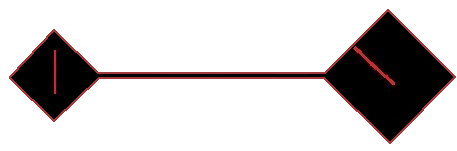
%> input picture codes_MATLAB/louvre/-2_modi.jpg, 457 x 151 px
$ octave level_b2_added_gate.m   (GNU Octave 9; MATLAB toolbox functions it lacks are replaced by stand-ins)
%> lines starting %> are read from the running program, lines starting %| are printed output that depends on the picture; in (x1, y1, x2, y2) boxes, pixels count from 0 and x2, y2 are one past the last pixel; in counts of white or black regions, pixels touching at a corner belong together; the program's own positions count from 1
### delete_wrong_people.m
function new_people_position = delete_wrong_people(map_pic,people_position,map_size)

    px = people_position(:,1);
    py = people_position(:,2);

    people_matrix = zeros(map_size);

    for i = 1:numel(px)
        people_matrix(px(i),py(i)) = 1;
    end

    people_matrix = (max(map_pic(:)) - map_pic) ./ max(map_pic(:)) .* people_matrix;


    new_people_position = [];
    for i=1:size(people_matrix,1)
        for j=1:size(people_matrix,2)
            if people_matrix(i,j) == 1
                new_people_position = [new_people_position;[i,j]]; %#ok<AGROW>
            end
        end
    end
end

### generate_fitness_matrix.m
function [fitness_matrix,gate_index_matrix] = generate_fitness_matrix(people_position,gate_position,map_size,radius,alpha)

    gate_x = gate_position(:,1);
    gate_y = gate_position(:,2);
    size_gate=size(gate_position);
    gate_number=size_gate(1);


    people_x = people_position(:,1);
    people_x(people_x<1) = 1;
    people_y = people_position(:,2);
    people_y(people_y<1) = 1;

    size_people = size(people_position);
    people_number = size_people(1);

    d_point_gate = zeros(map_size(1),map_size(2),gate_number);

    rho = cal_gate_people_density(gate_x,gate_y,gate_number, ...
        people_x,people_y,people_number, map_size,radius);

    [original_x,original_y] = meshgrid(1:map_size(2),1:map_size(1));
    for i=1:gate_number
        x = abs(original_x - gate_y(i));
        y = abs(original_y - gate_x(i));
        d_point_gate(:,:,i) = min(x,y) .* 2^0.5 + max(x,y) - min(x,y);
    end

    surface = ones(map_size(1),map_size(2),gate_number);
    %tic
    rho = reshape(rho,1,1,numel(rho)).*surface;
    fitness_matrix = alpha * rho + (1-alpha) * d_point_gate;

    for i = 1:gate_number
        new_fitness_matrix(i,:,:) = fitness_matrix(:,:,i); %#ok<AGROW>
    end
    %new_fitness_matrix(2,:,:) = fitness_matrix(:,:,2);
    %new_fitness_matrix(3,:,:) = fitness_matrix(:,:,3);
    %toc

    [min_fitness_matrix_rough,gate_index_matrix_rough] = min(new_fitness_matrix);
    gate_index_matrix = reshape(gate_index_matrix_rough,map_size);
    min_fitness_matrix = reshape(min_fitness_matrix_rough,map_size);

    fitness_matrix = min_fitness_matrix;
    % [6 lines of commented-out code are left out]

end

### cal_gate_people_density.m
function gate_people_density = cal_gate_people_density(gate_x,gate_y,...
    gate_number, people_x,people_y,people_number, map_size,radius)

    people_in=zeros(gate_number,1);
    for i=1:gate_number
        for j=1:people_number
            distance=cal_distance([gate_x(i),gate_y(i)],[people_x(j),people_y(j)]);
            if distance<=radius
                people_in(i) = people_in(i) + 1;
            end
        end
    end

    % [11 lines of commented-out code are left out]
    gate_people_density = people_in; %./ gate_in;

end

### generate_grid_people_map.m
function grid_people_map = generate_grid_people_map(people_position,map_size)
    px = people_position(:,1);
    py = people_position(:,2);
    people_number = numel(px);

    %people_number_vector =

    for i = 1:people_number
        people_number_vector(i) = sum(px==px(i)); %#ok<AGROW>
    end

    grid_people_map = zeros(map_size);
    for i = 1:people_number
        grid_people_map(px(i),py(i)) = people_number_vector(i);
    end
end

### update_people.m
function [people_position,velocity,alt_position] = update_people(gate_position,people_position,max_out_capacity,gate_scale,velocity,alt_position)

    gate_x = gate_position(:,1);
    gate_y = gate_position(:,2);
    people_x = people_position(:,1);
    people_y = people_position(:,2);
    people_number = numel(people_position(:,1));
    gate_number = numel(gate_x);

    for i=1:numel(gate_x)
        for j = 1:people_number
            distance(j,i) = cal_distance([gate_x(i),gate_y(i)],[people_x(j),people_y(j)]); %#ok<AGROW>
        end
    end

    [distance,min_index] = min(distance');

    distance = distance';
    min_index = min_index';
    %min_index是指“哪个门”

    [out_index,~] = find(distance<gate_scale);
    %out_index 是出去人的距离在distance里的索引,第几个人有可能出去
    gate_index = min_index(out_index);
    %这些人是从哪扇门出去的

    for i=1:gate_number
        if sum(gate_index==i)>max_out_capacity
            people_to_this_door_index = out_index(gate_index==i);
            cannot_out_index = choose(people_to_this_door_index,numel(people_to_this_door_index)-max_out_capacity);
            judge = ismember(out_index,cannot_out_index);
            out_index(judge) = [];
            gate_index(judge) = [];
        else

        end
    end


    ok_index = zeros(people_number,1);
    ok_index(out_index) = 1;
    ok_index=ok_index==1;

    people_position(ok_index(:),:) = [];
    velocity(ok_index(:,1),:) = [];
    alt_position(ok_index(:,1),:) = [];
end

### codes_MATLAB/generate_global_alt_diretion.m
function global_alt_direction = generate_global_alt_diretion(sight,people_position,fitness)
    people_number = numel(people_position(:,1));
    px = people_position(:,1);
    py = people_position(:,2);

    min_surr_fitness_vector = fitness;
    for i = 1:people_number
        for j=1:people_number
            dist = cal_distance([px(i),py(i)],[px(j),py(j)]);
            if dist <= sight
                if fitness(j) <= min_surr_fitness_vector(i)
                    min_surr_fitness_vector(i) = fitness(j);
                    process_global_alt_direction(i,:) = [px(j)-px(i),py(j)-py(i)]; %#ok<AGROW>
                end
            end
        end
    end


    %d_m = zeros(people_number,1);
    %global_alt_direction = [process_global_alt_direction(:,1),d_m,d_m,process_global_alt_direction(:,2),d_m,d_m,d_m,d_m];
    process_global_alt_direction(process_global_alt_direction~=0)...
                                    = process_global_alt_direction(process_global_alt_direction~=0)...
                                    ./ abs(process_global_alt_direction(process_global_alt_direction~=0));
    process_global_alt_direction = [process_global_alt_direction(:,1),zeros(people_number,2),process_global_alt_direction(:,2),zeros(people_number,4)];
    global_alt_direction = cal_global_direction(process_global_alt_direction);
end

### cal_fitness2.m
function fitness2 = cal_fitness2(fitness_matrix,people_position)
    px = people_position(:,1);
    py = people_position(:,2);

    fitness2 = fitness_matrix(sub2ind(size(fitness_matrix),px,py));
end

### codes_MATLAB/generate_alt_position.m
function alt_position = generate_alt_position(people_position, field_of_map, map_size)

    x = round(people_position(:,1));
    y = round(people_position(:,2));

    corr_points_value = cal_field_value(x,y,field_of_map);

    left_x = x-1;
    right_x = x+1;
    up_y = y+1;
    down_y = y-1;

    left_x(left_x<1) = 1;
    right_x(right_x>map_size(1)) = map_size(1);
    up_y(up_y>map_size(2)) = map_size(2);
    down_y(down_y<1) = 1;


    surr_plus(:,1) = cal_field_value(right_x,y,field_of_map);%1号位置
    surr_plus(:,2) = cal_field_value(x,down_y,field_of_map);%2号位置
    surr_plus(:,3) = cal_field_value(left_x,y,field_of_map);%3号位置
    surr_plus(:,4) = cal_field_value(x,up_y,field_of_map);%4号位置


    surr_x(:,1) = cal_field_value(right_x,up_y,field_of_map);%5号位置
    surr_x(:,2) = cal_field_value(right_x,down_y,field_of_map);%6号位置
    surr_x(:,3) = cal_field_value(left_x,down_y,field_of_map);%7号位置
    surr_x(:,4) = cal_field_value(left_x,up_y,field_of_map);%8号位置


    %建立numel(x)*8的矩阵，第二维（Boolean值）表示该方向是否能动，1为能
    alt_position = zeros(numel(x),8);

    alt_position(:,1) = surr_plus(:,1) - corr_points_value;%与自己的势能作差
    alt_position(:,2) = surr_plus(:,2) - corr_points_value;
    alt_position(:,3) = surr_plus(:,3) - corr_points_value;
    alt_position(:,4) = surr_plus(:,4) - corr_points_value;
    alt_position(:,5) = surr_x(:,1) - corr_points_value;
    alt_position(:,6) = surr_x(:,2) - corr_points_value;
    alt_position(:,7) = surr_x(:,3) - corr_points_value;
    alt_position(:,8) = surr_x(:,4) - corr_points_value;

    alt_position(alt_position>=0) = 0;
    alt_position = alt_position ./ min(alt_position')';
    alt_position(alt_position~=1)=0;

end

### generate_figure_contain_heat.m
function generate_figure_contain_heat(people_position,field_of_map,gate_index_matrix,...
                    gate_position,interval,map_size,color_set,...
                    people_number_matrix,grid_people_map,figure_name,iterated_times,level,is_finished)

    folders = {'C:\Users\10169\OneDrive - International Campus, Zhejiang University\桌面\b2\',...
               'C:\Users\10169\Desktop\b1\',...
               'C:\Users\10169\Desktop\0\',...
               'C:\Users\10169\Desktop\1\',...
               'C:\Users\10169\Desktop\2\'};
    level = level+3;

    px = people_position(:,1);
    py = people_position(:,2);

    %第一张散点图
    figure(1)
    image(field_of_map')

    hold on
    contour(field_of_map',10)
    colorbar
    hold on
    plot(gate_position(:,1),gate_position(:,2),'k.','markersize',15)
    people2which_gate = gate_index_matrix(sub2ind(map_size,px,py));
    for i=1:numel(gate_position(:,1))
        plot(px(people2which_gate==i), py(people2which_gate==i),'.','markersize',5,'color',color_set(i,:))
    end
    title('People position');
    %suptitle(figure_name)
    set(gcf,'unit','centimeters','position',[3 0 35 30]);


    if is_finished ==0
% [53 lines of commented-out code are left out]

        if mod(iterated_times,2) == 0
            saveas(gcf,[char(folders(level)),num2str(iterated_times),'_Population distribution','.jpg']);

            %第二张折线图，人数与时间的关系
            figure(2)
            plot([1:numel(people_number_matrix(:))]*interval,people_number_matrix) %#ok<NBRAK>
            title('The number of people with respect to time');
            xlabel('Time / s');
            ylabel('The number of people');
            %suptitle(figure_name)
            set(gcf,'unit','centimeters','position',[3 0 35 30]);
            axis([ -inf inf 0 10000]);
            save([char(folders(level)),num2str(4),'_The number of people','.txt'],'people_number_matrix','-ascii');
            saveas(gcf,[char(folders(level)),num2str(iterated_times),'_The number of people','.jpg']);

            %第三张密度图，每个格点人数
            figure(3)
            Len=64;
            %T = px;D = py; K = c(sub2ind(map_size,px,py));
            %X,Y,Z]=griddata(T,D,K,linspace(min(T),max(T),200)',linspace(min(D),max(D),200),'nearest');
            image(grid_people_map');
            cb=[linspace(0,1,Len)',zeros(Len,1),ones(Len,1)*.35];
            colorbar;
            set(gcf,'colormap',cb);

            title('Population density');
            %suptitle(figure_name)
            set(gcf,'unit','centimeters','position',[3 0 35 30]);
            saveas(gcf,[char(folders(level)),num2str(iterated_times),'_Population density','.jpg']);

        end


    elseif is_finished == 1

            saveas(gcf,[char(folders(level)),num2str(iterated_times),'_Population distribution','.jpg']);

            %第二张折线图，人数与时间的关系
            figure(2)
            plot([1:numel(people_number_matrix(:))]*interval,people_number_matrix) %#ok<NBRAK>
            title('The number of people with respect to time');
            xlabel('Time / s');
            ylabel('The number of people');
            %suptitle(figure_name)
            set(gcf,'unit','centimeters','position',[3 0 35 30]);
            save([char(folders(level)),num2str(4),'_The number of people','.txt'],'people_number_matrix','-ascii');
            axis([ -inf inf 0 10000]);

            saveas(gcf,[char(folders(level)),num2str(iterated_times),'_The number of people','.jpg']);

            %第三张密度图，每个格点人数
            figure(3)
            Len=64;
            %T = px;D = py; K = c(sub2ind(map_size,px,py));
            %X,Y,Z]=griddata(T,D,K,linspace(min(T),max(T),200)',linspace(min(D),max(D),200),'nearest');
            image(grid_people_map');
            cb=[linspace(0,1,Len)',zeros(Len,1),ones(Len,1)*.35];
            colorbar;
            set(gcf,'colormap',cb);

            title('Population density');
            %suptitle(figure_name)
            set(gcf,'unit','centimeters','position',[3 0 35 30]);
            saveas(gcf,[char(folders(level)),num2str(iterated_times),'_Population density','.jpg']);

    end


    %pause(interval)
    hold off
end

### codes_MATLAB/update_velocity.m
function velocity = update_velocity(fitness, people_position,...
                    alt_position, w, c1, c2, old_velocity, sight,max_velocity,interval)

    global_alt_direction = generate_global_alt_diretion(sight,people_position,fitness);


    people_number = numel(people_position(:,1));%计算人数

    velocity = w .* old_velocity + c1 .* rand(people_number, 8) .* alt_position...
               + c2 .* rand(people_number,8) .* global_alt_direction;

    max_velocity = max_velocity * interval / 0.5;

    speed = sum(abs(velocity).^2,2).^(1/2);
    speed(speed>max_velocity) = max_velocity;

    velocity = speed .* velocity ./ (sum(abs(velocity).^2,2).^(1/2));%速率乘速度方向
end

### cal_field_value.m
function field_value = cal_field_value(x_vector,y_vector,field_of_map)

    for i = 1:numel(x_vector)
        field_value(i) = field_of_map(x_vector(i),y_vector(i)); %#ok<AGROW>
    end
    field_value = field_value';

end

### level_b2_added_gate.m
clc
clear

map_of_level = imread('C:\Users\zkh\OneDrive - International Campus, Zhejiang University\桌面\louvre\-2_modi.jpg');
%> map_of_level is the input picture: size 151x457x3 uint8; mean R, G, B 204.9, 200.9, 200.9
map_of_level = double(rgb2gray(map_of_level));
%> map_of_level: size 151x457 double
map_of_level(map_of_level<150) = 0;
%> map_of_level: size 151x457 double; min 0, max 255, mean 198.6
map_of_level(map_of_level>150) = 200;
%> map_of_level: size 151x457 double; values 0 (black) and 200 (white), 77.9% white; 1 black region, box (x1, y1, x2, y2) and area: (9, 9, 456, 144) 15243

map_of_louvre = map_of_level';%生成卢浮宫地图
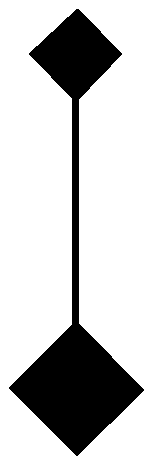
%> map_of_louvre: size 457x151 double; values 0 (black) and 200 (white), 77.9% white; 1 black region, box (x1, y1, x2, y2) and area: (9, 9, 144, 456) 15243

map_size = size(map_of_louvre);
%> map_size = [457 151]

level = -2;
figure_name = 'level b2';
route_matrix = [];
people_number_matrix = [];
iterate_times = 1;
alpha = 0.5;
c1=1.5;
c2=3;
max_velocity = 1 ;%meter per second
interval = 0.5 / max_velocity;
max_iterate_times = 300;
radius = 3;
max_out_capacity = 5;
gate_scale = 3;%格
sight = 30;%视野

%生成随机people
people_position = rand(12000,2);
people_position(:,1) = round(people_position(:,1)*map_size(1));
people_position(:,2) = round(people_position(:,2)*map_size(2));
people_position(people_position==0)=1;

people_position = delete_wrong_people(map_of_level',people_position,map_size);
%> after the loop in delete_wrong_people, `for i = 1:numel(px)`: people_matrix: size 457x151 double; values 0 (black) and 1 (white), 15.9% white in thin lines or dots
%> in delete_wrong_people, `people_matrix = (max(map_pic(:)) - map_pic) ./ max(map_pic(:)) .* peop..`: people_matrix: size 457x151 double; values 0 (black) and 1 (white), 3.4% white in thin lines or dots, all inside (x1, y1, x2, y2) = (10, 10, 143, 456)
%> after the loop in delete_wrong_people, `for i=1:size(people_matrix,1)`: new_people_position = 2364 rows, first 12: [11 79; 12 75; 12 76; 12 78; 13 75; 13 78; 14 79; 14 83; 15 73; 16 76; 16 80; 16 82]
%> people_position has the same summary as new_people_position in delete_wrong_people
%删去在外面的人

gate_position = [
                16 77;
                54 115;
                378 96;
                355 50
                ];

%生成people的随机速度(people数量*8)个（8个方向）
speed = rand(numel(people_position(:,1)),1) * max_velocity;
velocity_direction = rand(numel(people_position(:,1)),8);
velocity_direction = velocity_direction ./ (sum(abs(velocity_direction).^2,2).^(1/2));%每行都是单位向量
velocity = speed .* velocity_direction;%速率乘方向

[field_of_louvre,gate_index_matrix] = generate_fitness_matrix(people_position,gate_position,map_size,radius,alpha);
%> in generate_fitness_matrix, `people_x = people_position(:,1);`: people_x = 2364 values from 11 to 456
%> in generate_fitness_matrix, `people_y = people_position(:,2);`: people_y = 2364 values, max 143 at index 1664, min 11 at index 1611, mean 76.98
%> after the loop in cal_gate_people_density, `for i=1:gate_number`: people_in = [4; 5; 5; 6]
%> after the loop in generate_fitness_matrix, `for i=1:gate_number`:
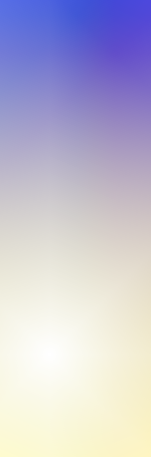
%> d_point_gate: size 457x151x4 double; mean R, G, B, A 231, 205.1, 182.5, 169.8; transparent parts drawn white
%> in generate_fitness_matrix, `rho = reshape(rho,1,1,numel(rho)).*surface;`:
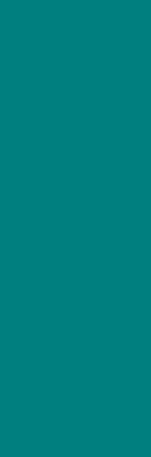
%> rho: size 457x151x4 double; mean R, G, B, A 4, 5, 5, 6; drawn with min black and max white
%> in generate_fitness_matrix, `gate_index_matrix = reshape(gate_index_matrix_rough,map_size);`:
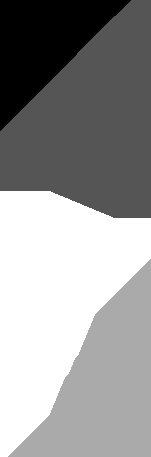
%> gate_index_matrix: size 457x151 double; min 1, max 4, mean 2.77; drawn with min black and max white
%> in generate_fitness_matrix, `min_fitness_matrix = reshape(min_fitness_matrix_rough,map_size);`:
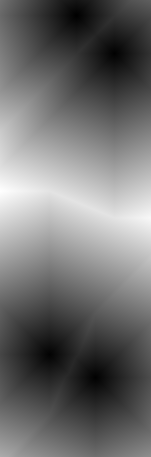
%> min_fitness_matrix: size 457x151 double; min 2, max 94.65, mean 42.6; drawn with min black and max white
field_of_louvre(map_of_level'==200) = 2*max(field_of_louvre(:));
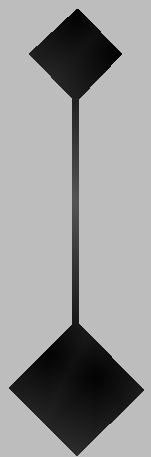
%> field_of_louvre: size 457x151 double; min 2, max 189.3, mean 152.8
%计算卢浮宫地图的初始适应度场，不考虑人，field_of_louvre是一个fitness_matrix

%field_of_louvre = update_field(people_position, origional_field_of_louvre);
%考虑人作为障碍

for i=1:numel(gate_position(:,1))
    color_set(i,:) = rand(1,3);
end

while iterate_times <= max_iterate_times

    fitness = cal_fitness2(field_of_louvre,people_position);
    %计算目标函数（适应函数）

    grid_people_map = generate_grid_people_map(people_position,map_size);
    %生成网格上每格的人数

    is_finished = sum(fitness) < 5;

    generate_figure_contain_heat(people_position,field_of_louvre,gate_index_matrix,...
                gate_position,interval,map_size,color_set,people_number_matrix,...
                grid_people_map,figure_name,iterate_times,level,is_finished)

    disp('total people:')
    disp(numel(people_position(:,1)))


    %假如到达门口则结束迭代
    if is_finished == 1
        break
    end

    alt_position = generate_alt_position(people_position, field_of_louvre, map_size);
    %生成可选方向，需要考虑人口密度

    people_number_matrix = [people_number_matrix,numel(people_position(:,1))]; %#ok<AGROW>
    %把实时人数存入矩阵

    [people_position,velocity,alt_position] = update_people(gate_position,people_position,max_out_capacity,gate_scale,velocity,alt_position);
    %去掉已经出去的人

    tic
    w = 0.5 + 1/(2*(log(iterate_times)+1));
%> (the run ends here)
